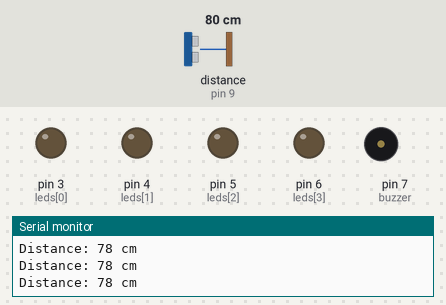
Bench run of a sketch on a simulated Arduino Uno, built with avr-gcc and run on an emulated ATmega328P. Shown: output pins drawn as LEDs (lit = HIGH), buzzer (waves = sounding, pin HIGH), the last lines printed to the serial monitor. Wiring (inferred from the names in the program): ultrasonic range finder: trigger pin 8; echo pin 9. The inputs (shaded band) are chosen by the test bench; at power-on: distance to the obstacle (sensor on pin 9) 80 cm. The echo pulse lasts 58.3 µs per cm; pins used as bus, display or sensor lines are not drawn.

Above: at 1.2 s.
1.3 s: distance to the obstacle (sensor on pin 9) set to 19 cm
2.8 s: distance to the obstacle (sensor on pin 9) set to 14 cm
At 3.5 s:
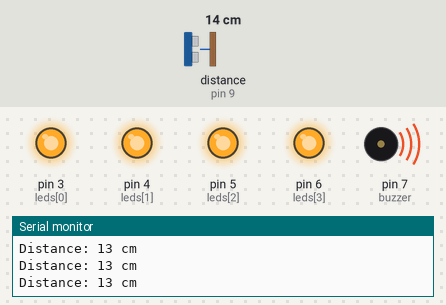
4.3 s: distance to the obstacle (sensor on pin 9) set to 35 cm
At 5.2 s:
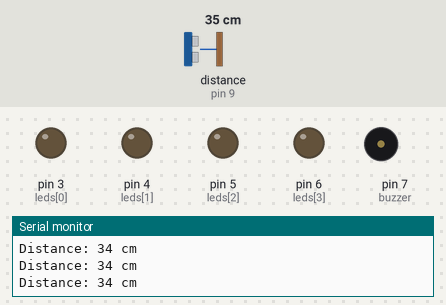
5.9 s: distance to the obstacle (sensor on pin 9) set to 4 cm
At 7.2 s:
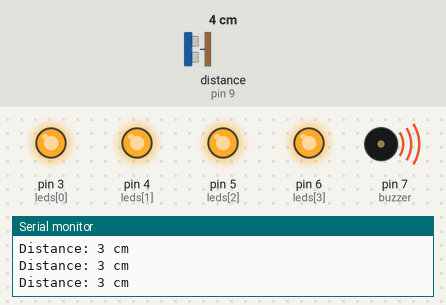
Timing chart, 0 to 8.5 s (numbered marks = the images above; inputs shaded):
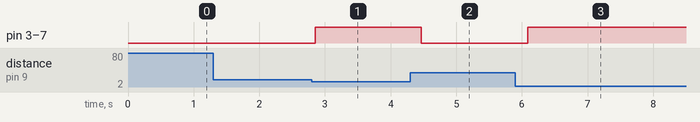

The sketch:

obstacle_light.ino
```cpp
#define TRIG_PIN 8
#define ECHO_PIN 9

int leds[] = {3, 4, 5, 6};
int buzzer = 7;

long duration;
int distance;

void setup() {
  Serial.begin(9600);

  pinMode(TRIG_PIN, OUTPUT);
  pinMode(ECHO_PIN, INPUT);

  for (int i = 0; i < 4; i++) {
    pinMode(leds[i], OUTPUT);
  }

  pinMode(buzzer, OUTPUT);
}

void loop() {
  // Send ultrasonic pulse
  digitalWrite(TRIG_PIN, LOW);
  delayMicroseconds(2);
  digitalWrite(TRIG_PIN, HIGH);
  delayMicroseconds(10);
  digitalWrite(TRIG_PIN, LOW);

  // Read echo
  duration = pulseIn(ECHO_PIN, HIGH);
  distance = duration * 0.034 / 2; // cm

  Serial.print("Distance: ");
  Serial.print(distance);
  Serial.println(" cm");

  if (distance > 0 && distance <= 15) {
    // Turn ON LEDs + buzzer
    for (int i = 0; i < 4; i++) {
      digitalWrite(leds[i], HIGH);
    }
    digitalWrite(buzzer, HIGH);
  } else {
    // Turn OFF LEDs + buzzer
    for (int i = 0; i < 4; i++) {
      digitalWrite(leds[i], LOW);
    }
    digitalWrite(buzzer, LOW);
  }

  delay(200);
}
```

Measured:
- the behaviour switches between 17 and 16 cm on distance to the obstacle (sensor on pin 9) (found by bisection; images 0 and 1)
- after the input at 2.8 s, pin 3 (leds[0]), pin 4 (leds[1]), pin 5 (leds[2]), pin 6 (leds[3]), pin 7 (buzzer): LOW → HIGH after 0.05 s
- after the input at 4.3 s, pin 3 (leds[0]), pin 4 (leds[1]), pin 5 (leds[2]), pin 6 (leds[3]), pin 7 (buzzer): HIGH → LOW after 0.17 s
- after the input at 5.9 s, pin 3 (leds[0]), pin 4 (leds[1]), pin 5 (leds[2]), pin 6 (leds[3]), pin 7 (buzzer): LOW → HIGH after 0.19 s
